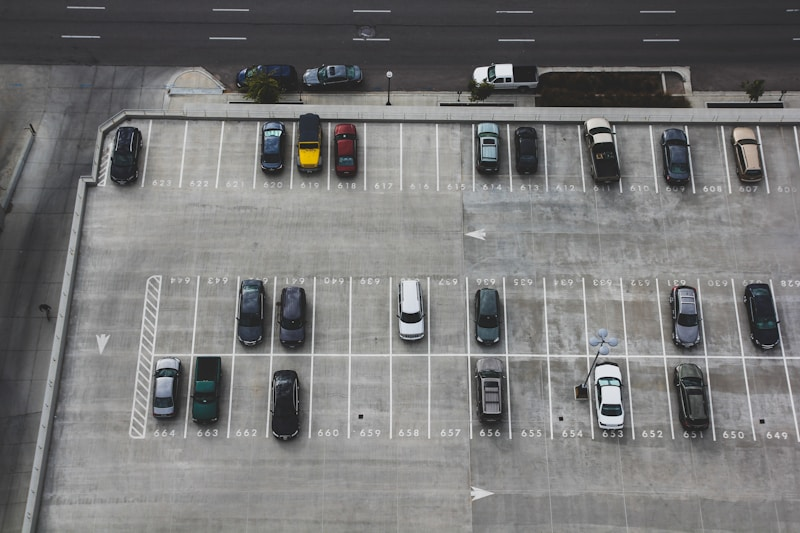
#> input picture test_images/test_illegal_parking.jpg, 800 x 533 px
$ python -i enhancer.py   (imports and definitions only)   (older library calls are emulated)
#> lines starting #> are read from the running program, lines starting #| are printed output that depends on the picture
#> further down, picture is the input picture: shape (533, 800, 3); mean B, G, R 119.4, 119.6, 119.6
import cv2
import numpy as np

class ImageEnhancer:
    def __init__(self, clip_limit: float = 2.0, tile_grid_size: tuple = (8, 8)):
        """
        Initializes the Image Enhancer with CLAHE parameters.
        """
        self.clahe = cv2.createCLAHE(clipLimit=clip_limit, tileGridSize=tile_grid_size)

    def enhance_frame(self, frame: np.ndarray) -> np.ndarray:
        """
        Applies CLAHE (Contrast Limited Adaptive Histogram Equalization) to the image.
        Improves visibility in low light, fog, or glaring conditions.
        """
        # Convert to LAB color space
        lab = cv2.cvtColor(frame, cv2.COLOR_BGR2LAB)
#> lab: shape (533, 800, 3); mean of channels 0, 1, 2 126.6, 128.1, 128.1
        l, a, b = cv2.split(lab)
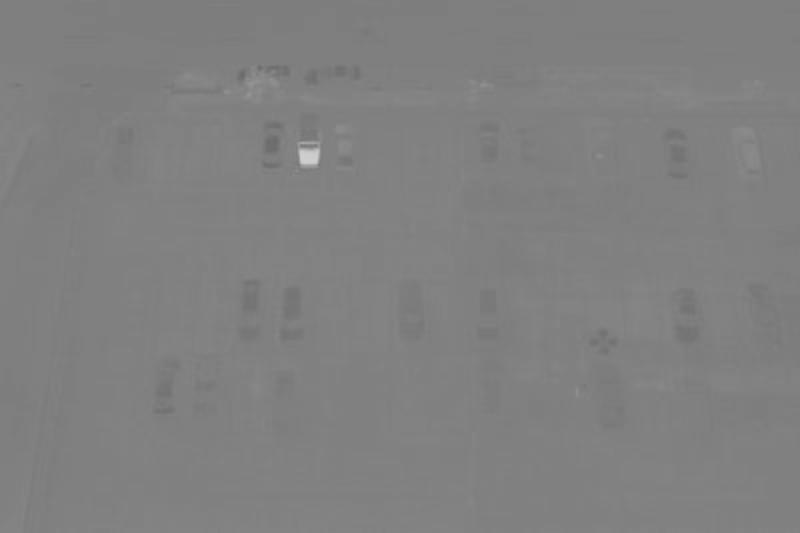
#> b: shape (533, 800); min 106, max 208, mean 128.1

        # Apply CLAHE to L-channel
        cl = self.clahe.apply(l)
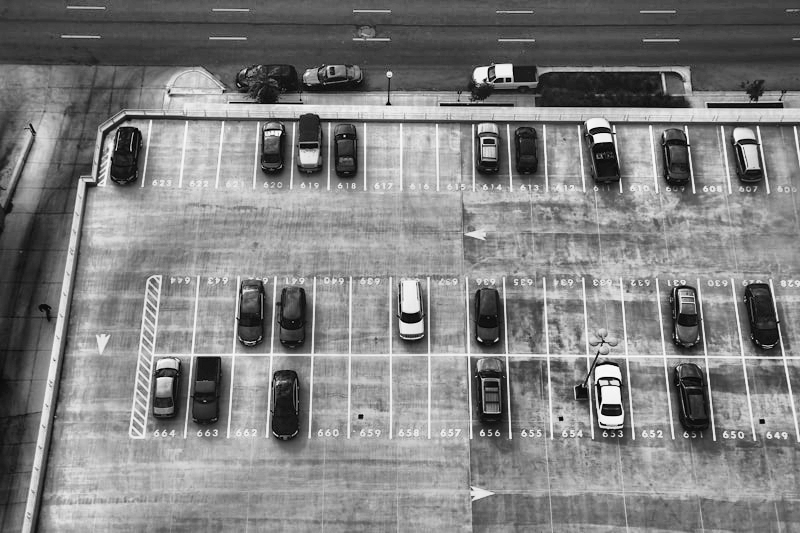
#> cl: shape (533, 800); min 0, max 252, mean 128.9

        # Merge the CLAHE enhanced L-channel with the a and b channel
        limg = cv2.merge((cl, a, b))
#> limg: shape (533, 800, 3); mean of channels 0, 1, 2 128.9, 128.1, 128.1

        # Convert image from LAB Color model to BGR color space
        enhanced_frame = cv2.cvtColor(limg, cv2.COLOR_LAB2BGR)
        return enhanced_frame

    def assess_quality(self, frame: np.ndarray, variance_threshold: float = 100.0) -> tuple[bool, float]:
        """
        Assesses image quality based on blurriness.
        Uses the variance of the Laplacian.

        Returns:
            Tuple[bool, float]: (is_good_quality, blur_score)
        """
        gray = cv2.cvtColor(frame, cv2.COLOR_BGR2GRAY)
        blur_score = cv2.Laplacian(gray, cv2.CV_64F).var()

        # If variance is less than threshold, it's considered blurry/low-confidence
        is_good_quality = blur_score > variance_threshold

        return is_good_quality, blur_score

>>> import cv2
>>> picture = cv2.imread('../test_images/test_illegal_parking.jpg')
>>> result = ImageEnhancer().enhance_frame(picture)
